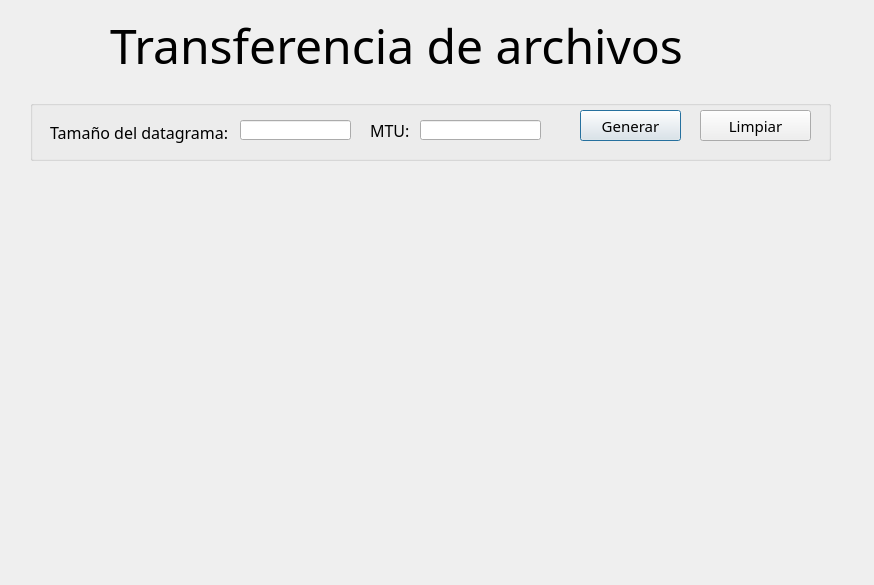
<?xml version="1.0" encoding="UTF-8"?>
<ui version="4.0">
 <class>Dialog</class>
 <widget class="QDialog" name="Dialog">
  <property name="geometry">
   <rect>
    <x>0</x>
    <y>0</y>
    <width>874</width>
    <height>585</height>
   </rect>
  </property>
  <property name="windowTitle">
   <string>Transferencia de Archivos</string>
  </property>
  <widget class="QGroupBox" name="groupBox">
   <property name="geometry">
    <rect>
     <x>30</x>
     <y>100</y>
     <width>801</width>
     <height>61</height>
    </rect>
   </property>
   <property name="title">
    <string/>
   </property>
   <widget class="QLabel" name="label">
    <property name="geometry">
     <rect>
      <x>20</x>
      <y>22</y>
      <width>181</width>
      <height>21</height>
     </rect>
    </property>
    <property name="font">
     <font>
      <family>Myanmar Text</family>
      <pointsize>12</pointsize>
     </font>
    </property>
    <property name="text">
     <string>Tamaño del datagrama:</string>
    </property>
   </widget>
   <widget class="QLabel" name="label_2">
    <property name="geometry">
     <rect>
      <x>340</x>
      <y>20</y>
      <width>91</width>
      <height>21</height>
     </rect>
    </property>
    <property name="font">
     <font>
      <family>Myanmar Text</family>
      <pointsize>12</pointsize>
     </font>
    </property>
    <property name="text">
     <string>MTU:</string>
    </property>
   </widget>
   <widget class="QLineEdit" name="txtSizeDatagram">
    <property name="geometry">
     <rect>
      <x>210</x>
      <y>20</y>
      <width>111</width>
      <height>20</height>
     </rect>
    </property>
   </widget>
   <widget class="QLineEdit" name="txtMtu">
    <property name="geometry">
     <rect>
      <x>390</x>
      <y>20</y>
      <width>121</width>
      <height>20</height>
     </rect>
    </property>
   </widget>
   <widget class="QPushButton" name="btnGenerate">
    <property name="geometry">
     <rect>
      <x>550</x>
      <y>10</y>
      <width>101</width>
      <height>31</height>
     </rect>
    </property>
    <property name="font">
     <font>
      <family>Myanmar Text</family>
      <pointsize>11</pointsize>
     </font>
    </property>
    <property name="text">
     <string>Generar</string>
    </property>
   </widget>
   <widget class="QPushButton" name="btnClean">
    <property name="geometry">
     <rect>
      <x>670</x>
      <y>10</y>
      <width>111</width>
      <height>31</height>
     </rect>
    </property>
    <property name="font">
     <font>
      <family>Myanmar Text</family>
      <pointsize>11</pointsize>
     </font>
    </property>
    <property name="text">
     <string>Limpiar</string>
    </property>
   </widget>
  </widget>
  <widget class="QLabel" name="label_3">
   <property name="geometry">
    <rect>
     <x>110</x>
     <y>20</y>
     <width>631</width>
     <height>51</height>
    </rect>
   </property>
   <property name="font">
    <font>
     <family>Segoe Print</family>
     <pointsize>36</pointsize>
     <weight>50</weight>
     <bold>false</bold>
    </font>
   </property>
   <property name="text">
    <string>Transferencia de archivos</string>
   </property>
  </widget>
  <widget class="QLabel" name="msgError">
   <property name="geometry">
    <rect>
     <x>40</x>
     <y>540</y>
     <width>811</width>
     <height>41</height>
    </rect>
   </property>
   <property name="font">
    <font>
     <family>Myanmar Text</family>
     <pointsize>13</pointsize>
     <weight>50</weight>
     <italic>false</italic>
     <bold>false</bold>
    </font>
   </property>
   <property name="text">
    <string/>
   </property>
  </widget>
 </widget>
 <resources/>
 <connections/>
</ui>
